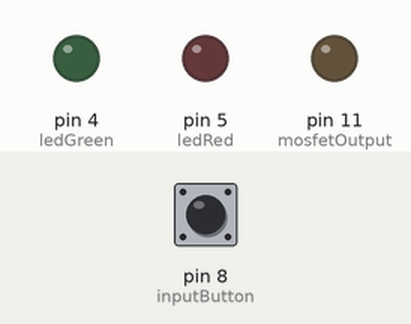
Recording of a sketch running on a simulated Arduino Uno, built with avr-gcc and run on an emulated ATmega328P. Shown: output pins drawn as LEDs (lit = HIGH). Dashed ring = blinking. The inputs (shaded band) are chosen by the test bench; at power-on: pin 8 (inputButton) HIGH.

Above: at 1.4 s.
1.5 s: pin 8 (inputButton) pulled LOW for 0.15 s
At 1.9 s:
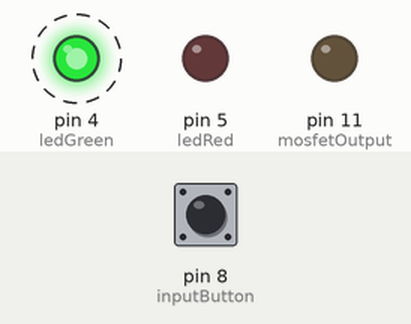
4.6 s: pin 8 (inputButton) pulled LOW for 1 s
At 7.8 s:
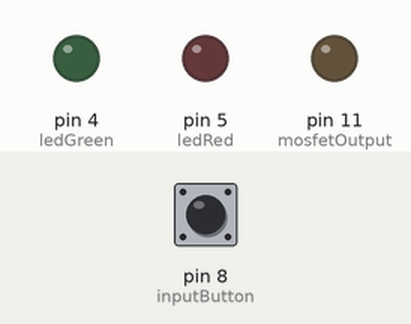
8.1 s: pin 8 (inputButton) pulled LOW for 3.2 s
At 8.5 s:
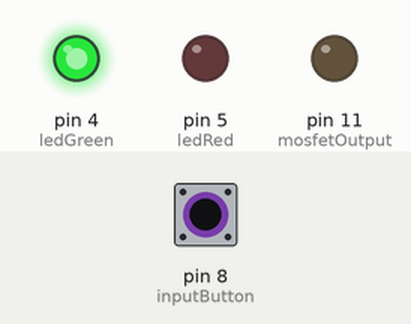
Timing chart, 0 to 14.1 s (numbered marks = the images above; inputs shaded):
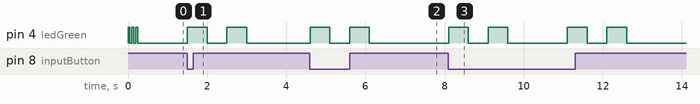

Measured:
- after the input at 1.5 s, pin 4 (ledGreen): alternates HIGH for 0.50 s and LOW for 0.50 s, 4 changes in all, then stays LOW, starting at once
- after the input at 4.6 s, pin 4 (ledGreen): alternates HIGH for 0.50 s and LOW for 0.50 s, 4 changes in all, then stays LOW, starting at once
- after the input at 8.1 s, pin 4 (ledGreen): LOW → HIGH at once, → LOW 0.50 s later, → HIGH 0.50 s later, → LOW 0.50 s later, … (8 changes in this stretch)

The sketch:

metinaataajs.ino
```cpp
#define ledRed 5
#define ledGreen 4
#define inputButton 8
#define mosfetOutput 11

void setup() {
  // put your setup code here, to run once:
  pinMode(ledRed, OUTPUT);
  pinMode(ledGreen, OUTPUT);
  pinMode(inputButton, INPUT);
  digitalWrite(inputButton, HIGH);
  pinMode(mosfetOutput, OUTPUT);
  digitalWrite(ledGreen, HIGH);
  delay(50);
  digitalWrite(ledGreen, LOW);
  delay(50);
  digitalWrite(ledGreen, HIGH);
  delay(50);
  digitalWrite(ledGreen, LOW);
  delay(50);
  digitalWrite(ledGreen, HIGH);
  delay(50);
  digitalWrite(ledGreen, LOW);
}

uint8_t weldRequested = 0;
void loop() {
  // put your main code here, to run repeatedly:
  if ((!weldRequested) && (!digitalRead(inputButton))) {
    weldRequested = 1;
  }

  if (weldRequested) {
    digitalWrite(ledGreen, HIGH);
    delay(500);
    digitalWrite(ledGreen, LOW);
    delay(500);
    digitalWrite(ledGreen, HIGH);
    delay(500);
    digitalWrite(ledGreen, LOW);
    delay(500);
    digitalWrite(ledRed, HIGH);
    digitalWrite(mosfetOutput, HIGH);
    delay(1);
    digitalWrite(mosfetOutput, LOW);
    digitalWrite(ledRed, LOW);
    delay(1000);
    weldRequested = 0;
  } else {
    delay(50);
  }
}
```
